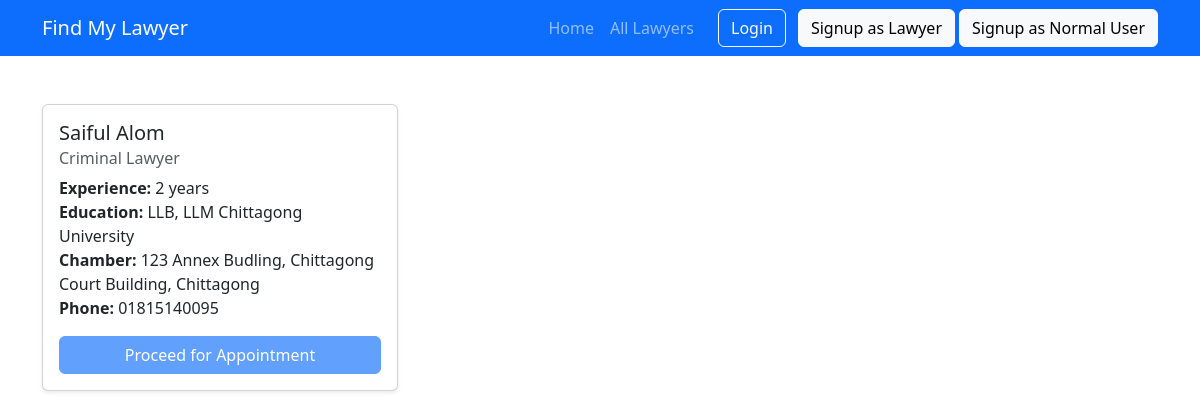
Page /search_result_lawyer.php?field=Criminal&from_cat=true on the committed database.
### tables this page shows
CREATE TABLE `lawyer_user` (
  `id` int(255) NOT NULL,
  `name` varchar(255) NOT NULL,
  `email` varchar(255) NOT NULL,
  `phone` varchar(255) NOT NULL,
  `education` text NOT NULL,
  `district` varchar(50) NOT NULL,
  `expertise` varchar(100) NOT NULL,
  `experience` int(50) NOT NULL,
  `address` text NOT NULL
);

### search_result_lawyer.php (the view, shortened to what this page needs)
<?php
include 'utils/connection.php';
$isLogin = false;
?>
<!DOCTYPE html>
<html lang="en">
<head>
    <link href="https://cdn.jsdelivr.net/npm/bootstrap@5.3.3/dist/css/bootstrap.min.css" rel="stylesheet">
</head>
<body>
    <nav class="navbar navbar-expand-lg navbar-dark bg-primary sticky-top">
        <div class="container">
            <a class="navbar-brand" href="index.php">Find My Lawyer</a>
            <div class="collapse navbar-collapse" id="navbarNav">
                <ul class="navbar-nav ms-auto">
                    <li class="nav-item">
                        <a class="nav-link" href="index.php">Home</a>
                    </li>
                    <li class="nav-item">
                        <a class="nav-link" href="all_lawyers.php">All Lawyers</a>
                    </li>
                </ul>
                <div class="d-flex ms-lg-3">
                    <?php
                    if (isset($_SESSION['user_email']) && isset($_SESSION['user_type'])) {
                        ?>
                        <a href="logout.php" class="btn btn-danger">Log out</a>
                        <?php
                    } else {
                        ?>
                        <button type="button" class="btn btn-outline-light me-2" data-bs-toggle="modal"
                            data-bs-target="#loginModal">Login</button>
                        <a href="lawyer_signup.php" class="btn btn-light mx-1">Signup as Lawyer</a>
                        <a href="normal_user_signup.php" class="btn btn-light">Signup as Normal User</a>
                        <?php
                    }
                    ?>
                </div>
            </div>
        </div>
    </nav>
    <div class="container my-5">
        <div class="row">
            <div class="col-md-12">
                <div class="row g-4">
                    <?php
                    $from_cat = $_GET['from_cat'];
                    if ($from_cat == 'true') {
                        $field = mysqli_real_escape_string($con, $_GET['field']);
                        $search = "SELECT * FROM `lawyer_user` WHERE `expertise`='$field'";
                    }
                    if ($search != null) {
                        $search_query_exe = mysqli_query($con, $search);
                        while ($res = mysqli_fetch_array($search_query_exe)) {
                            ?>
                            <div class="col-md-4">
                                <div class="card shadow-sm">
                                    <div class="card-body">
                                        <h5 class="card-title"><?php echo $res['name']; ?></h5>
                                        <h6 class="card-subtitle mb-2 text-muted"><?php echo $res['expertise']; ?> Lawyer</h6>
                                        <p class="card-text">
                                            <strong>Experience:</strong> <?php echo $res['experience']; ?> years<br>
                                            <strong>Education:</strong> <?php echo $res['education']; ?><br>
                                            <strong>Chamber:</strong> <?php echo $res['address']; ?><br>
                                            <strong>Phone:</strong> <?php echo $res['phone']; ?>
                                        </p>
                                        <a href="confirm_booking.php" class="btn btn-primary w-100 <?php
                                    if (!$isLogin) {
                                        echo 'disabled';
                                    }
                                    ?>">Proceed for Appointment</a>
                                    </div>
                                </div>
                            </div>
                            <?php
                        }
                    }
                    ?>
                </div>
            </div>
        </div>
    </div>
</body>
</html>

### rows in the picture
lawyer_user: name "Saiful Alom", expertise "Criminal", experience "2", education "LLB, LLM Chittagong University", address "123 Annex Budling, Chittagong Court Building, Chittagong", phone "01815140095"
